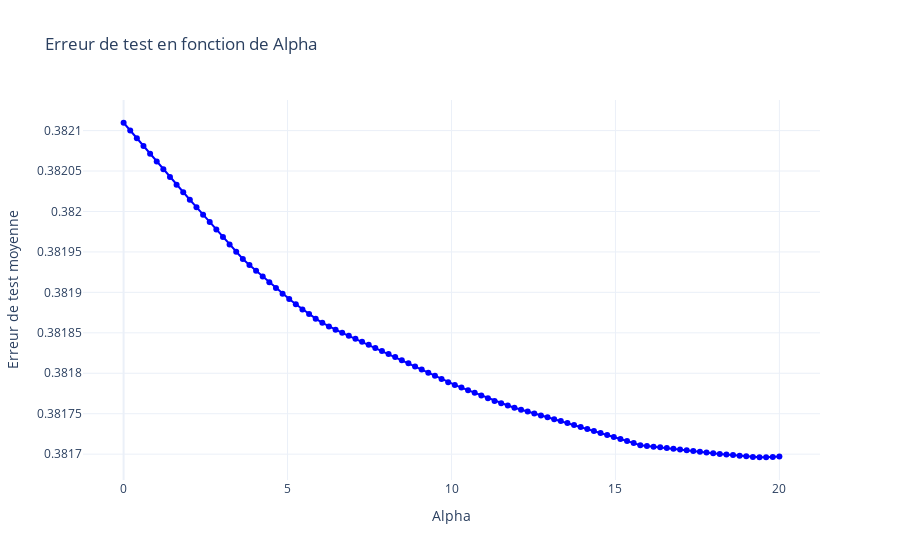
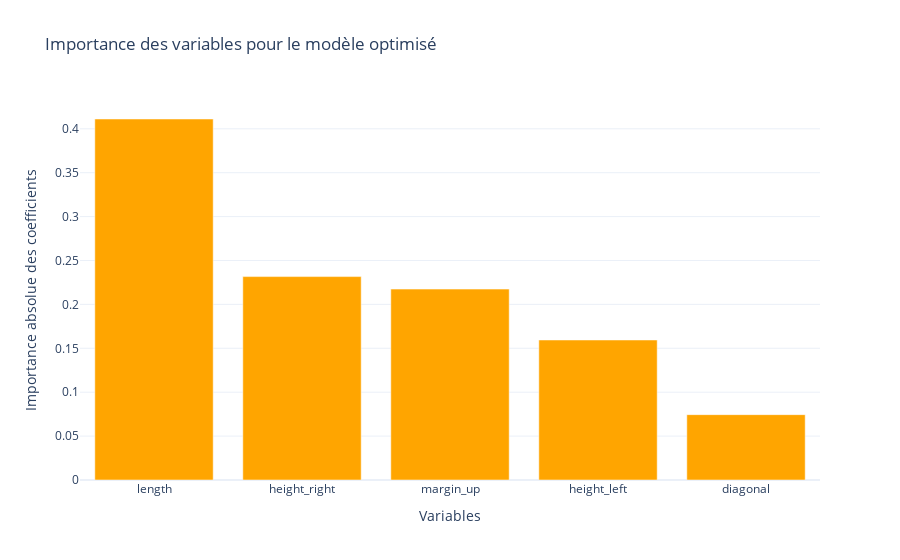

These figures' notebook cell, in order:
### Markdown cell above
### En utilisant la MAE

### Code cell
model_optimisation(linear_model.Ridge(), "neg_mean_absolute_error", X_train, y_train, np.linspace(1e-10, 20, 100), X_test, y_test, feature_names=['diagonal', 'height_left', 'height_right', 'margin_up', 'length'])

### Figure 1 — Plotly figure (JSON) as saved in the notebook; plotly's stock layout.template omitted (floating-point values rounded to 4 significant figures)
{"data": [{"line": {"color": "blue"}, "mode": "lines+markers", "name": "Erreur de test moyenne", "type": "scatter", "x": [1e-10, 0.202, 0.404, 0.6061, 0.8081, 1.01, 1.212, 1.414, 1.616, 1.818, 2.02, 2.222, 2.424, 2.626, 2.828, 3.03, 3.232, 3.434, 3.636, 3.838, 4.04, 4.242, 4.444, 4.646, 4.848, 5.051, 5.253, 5.455, 5.657, 5.859, 6.061, 6.263, 6.465, 6.667, 6.869, 7.071, 7.273, 7.475, 7.677, 7.879, 8.081, 8.283, 8.485, 8.687, 8.889, 9.091, 9.293, 9.495, 9.697, 9.899, 10.1, 10.3, 10.51, 10.71, 10.91, 11.11, 11.31, 11.52, 11.72, 11.92, 12.12, 12.32, 12.53, 12.73, 12.93, 13.13, 13.33, 13.54, 13.74, 13.94, 14.14, 14.34, 14.55, 14.75, 14.95, 15.15, 15.35, 15.56, 15.76, 15.96, 16.16, 16.36, 16.57, 16.77, 16.97, 17.17, 17.37, 17.58, 17.78, 17.98, 18.18, 18.38, 18.59, 18.79, 18.99, 19.19, 19.39, 19.6, 19.8, 20], "y": [0.3821, 0.3821, 0.3821, 0.3821, 0.3821, 0.3821, 0.3821, 0.382, 0.382, 0.382, 0.382, 0.382, 0.382, 0.382, 0.382, 0.382, 0.382, 0.382, 0.3819, 0.3819, 0.3819, 0.3819, 0.3819, 0.3819, 0.3819, 0.3819, 0.3819, 0.3819, 0.3819, 0.3819, 0.3819, 0.3819, 0.3819, 0.3819, 0.3818, 0.3818, 0.3818, 0.3818, 0.3818, 0.3818, 0.3818, 0.3818, 0.3818, 0.3818, 0.3818, 0.3818, 0.3818, 0.3818, 0.3818, 0.3818, 0.3818, 0.3818, 0.3818, 0.3818, 0.3818, 0.3818, 0.3818, 0.3818, 0.3818, 0.3818, 0.3818, 0.3818, 0.3818, 0.3817, 0.3817, 0.3817, 0.3817, 0.3817, 0.3817, 0.3817, 0.3817, 0.3817, 0.3817, 0.3817, 0.3817, 0.3817, 0.3817, 0.3817, 0.3817, 0.3817, 0.3817, 0.3817, 0.3817, 0.3817, 0.3817, 0.3817, 0.3817, 0.3817, 0.3817, 0.3817, 0.3817, 0.3817, 0.3817, 0.3817, 0.3817, 0.3817, 0.3817, 0.3817, 0.3817, 0.3817]}], "layout": {"autosize": true, "title": {"text": "Erreur de test en fonction de Alpha"}, "xaxis": {"autorange": true, "range": [-1.44, 21.44], "title": {"text": "Alpha"}, "type": "linear"}, "yaxis": {"autorange": true, "range": [0.3817, 0.3821], "title": {"text": "Erreur de test moyenne"}, "type": "linear"}}}

### Figure 2 — Plotly figure (JSON) as saved in the notebook; plotly's stock layout.template omitted (floating-point values rounded to 4 significant figures)
{"data": [{"marker": {"color": "orange"}, "name": "Importance des variables", "type": "bar", "x": ["length", "height_right", "margin_up", "height_left", "diagonal"], "y": [0.4112, 0.2317, 0.2174, 0.1595, 0.07443]}], "layout": {"autosize": true, "title": {"text": "Importance des variables pour le modèle optimisé"}, "xaxis": {"autorange": true, "range": [-0.5, 4.5], "title": {"text": "Variables"}, "type": "category"}, "yaxis": {"autorange": true, "range": [0, 0.4328], "title": {"text": "Importance absolue des coefficients"}, "type": "linear"}}}
